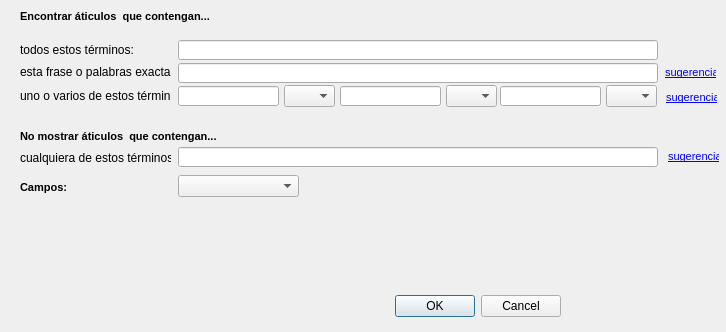
<?xml version="1.0" encoding="UTF-8"?>
<ui version="4.0">
 <class>AvanceSearchDialog</class>
 <widget class="QDialog" name="AvanceSearchDialog">
  <property name="geometry">
   <rect>
    <x>0</x>
    <y>0</y>
    <width>726</width>
    <height>332</height>
   </rect>
  </property>
  <property name="windowTitle">
   <string> Búsqueda avanzada</string>
  </property>
  <widget class="QDialogButtonBox" name="buttonBox">
   <property name="geometry">
    <rect>
     <x>10</x>
     <y>290</y>
     <width>551</width>
     <height>32</height>
    </rect>
   </property>
   <property name="orientation">
    <enum>Qt::Horizontal</enum>
   </property>
   <property name="standardButtons">
    <set>QDialogButtonBox::Cancel|QDialogButtonBox::Ok</set>
   </property>
  </widget>
  <widget class="QLabel" name="label">
   <property name="geometry">
    <rect>
     <x>20</x>
     <y>10</y>
     <width>201</width>
     <height>13</height>
    </rect>
   </property>
   <property name="text">
    <string notr="true">&lt;!DOCTYPE HTML PUBLIC &quot;-//W3C//DTD HTML 4.0//EN&quot; &quot;http://www.w3.org/TR/REC-html40/strict.dtd&quot;&gt;
&lt;html&gt;&lt;head&gt;&lt;meta name=&quot;qrichtext&quot; content=&quot;1&quot; /&gt;&lt;style type=&quot;text/css&quot;&gt;
p, li { white-space: pre-wrap; }
&lt;/style&gt;&lt;/head&gt;&lt;body style=&quot; font-family:'MS Shell Dlg 2'; font-size:8.25pt; font-weight:400; font-style:normal;&quot;&gt;
&lt;p style=&quot; margin-top:0px; margin-bottom:0px; margin-left:0px; margin-right:0px; -qt-block-indent:0; text-indent:0px;&quot;&gt;&lt;span style=&quot; font-size:8pt; font-weight:600;&quot;&gt;Encontrar áticulos  que contengan...&lt;/span&gt;&lt;/p&gt;&lt;/body&gt;&lt;/html&gt;</string>
   </property>
  </widget>
  <widget class="QLabel" name="label_2">
   <property name="geometry">
    <rect>
     <x>20</x>
     <y>40</y>
     <width>171</width>
     <height>20</height>
    </rect>
   </property>
   <property name="text">
    <string notr="true">todos estos términos:</string>
   </property>
  </widget>
  <widget class="QLineEdit" name="lineEdit">
   <property name="geometry">
    <rect>
     <x>178</x>
     <y>40</y>
     <width>480</width>
     <height>20</height>
    </rect>
   </property>
  </widget>
  <widget class="QLabel" name="label_3">
   <property name="geometry">
    <rect>
     <x>20</x>
     <y>64</y>
     <width>151</width>
     <height>16</height>
    </rect>
   </property>
   <property name="text">
    <string notr="true">esta frase o palabras exactas:</string>
   </property>
  </widget>
  <widget class="QLineEdit" name="lineEdit_2">
   <property name="geometry">
    <rect>
     <x>178</x>
     <y>63</y>
     <width>480</width>
     <height>20</height>
    </rect>
   </property>
  </widget>
  <widget class="QLineEdit" name="lineEdit_3">
   <property name="geometry">
    <rect>
     <x>178</x>
     <y>86</y>
     <width>101</width>
     <height>20</height>
    </rect>
   </property>
  </widget>
  <widget class="QLabel" name="label_4">
   <property name="geometry">
    <rect>
     <x>20</x>
     <y>88</y>
     <width>151</width>
     <height>16</height>
    </rect>
   </property>
   <property name="text">
    <string notr="true">uno o varios de estos términos:</string>
   </property>
  </widget>
  <widget class="QComboBox" name="comboBox">
   <property name="geometry">
    <rect>
     <x>284</x>
     <y>85</y>
     <width>51</width>
     <height>22</height>
    </rect>
   </property>
  </widget>
  <widget class="QComboBox" name="comboBox_2">
   <property name="geometry">
    <rect>
     <x>446</x>
     <y>85</y>
     <width>51</width>
     <height>22</height>
    </rect>
   </property>
  </widget>
  <widget class="QLineEdit" name="lineEdit_4">
   <property name="geometry">
    <rect>
     <x>340</x>
     <y>86</y>
     <width>101</width>
     <height>20</height>
    </rect>
   </property>
  </widget>
  <widget class="QComboBox" name="comboBox_3">
   <property name="geometry">
    <rect>
     <x>606</x>
     <y>85</y>
     <width>51</width>
     <height>22</height>
    </rect>
   </property>
  </widget>
  <widget class="QLineEdit" name="lineEdit_5">
   <property name="geometry">
    <rect>
     <x>500</x>
     <y>86</y>
     <width>101</width>
     <height>20</height>
    </rect>
   </property>
  </widget>
  <widget class="QLabel" name="label_5">
   <property name="geometry">
    <rect>
     <x>665</x>
     <y>65</y>
     <width>51</width>
     <height>16</height>
    </rect>
   </property>
   <property name="text">
    <string notr="true">&lt;!DOCTYPE HTML PUBLIC &quot;-//W3C//DTD HTML 4.0//EN&quot; &quot;http://www.w3.org/TR/REC-html40/strict.dtd&quot;&gt;
&lt;html&gt;&lt;head&gt;&lt;meta name=&quot;qrichtext&quot; content=&quot;1&quot; /&gt;&lt;style type=&quot;text/css&quot;&gt;
p, li { white-space: pre-wrap; }
&lt;/style&gt;&lt;/head&gt;&lt;body style=&quot; font-family:'MS Shell Dlg 2'; font-size:8.25pt; font-weight:400; font-style:normal;&quot;&gt;
&lt;p style=&quot; margin-top:0px; margin-bottom:0px; margin-left:0px; margin-right:0px; -qt-block-indent:0; text-indent:0px;&quot;&gt;&lt;a href=&quot;#&quot;&gt;&lt;span style=&quot; text-decoration: underline; color:#0000ff;&quot;&gt;sugerencia&lt;/span&gt;&lt;/a&gt;&lt;/p&gt;&lt;/body&gt;&lt;/html&gt;</string>
   </property>
  </widget>
  <widget class="QLabel" name="label_6">
   <property name="geometry">
    <rect>
     <x>666</x>
     <y>90</y>
     <width>51</width>
     <height>16</height>
    </rect>
   </property>
   <property name="text">
    <string notr="true">&lt;!DOCTYPE HTML PUBLIC &quot;-//W3C//DTD HTML 4.0//EN&quot; &quot;http://www.w3.org/TR/REC-html40/strict.dtd&quot;&gt;
&lt;html&gt;&lt;head&gt;&lt;meta name=&quot;qrichtext&quot; content=&quot;1&quot; /&gt;&lt;style type=&quot;text/css&quot;&gt;
p, li { white-space: pre-wrap; }
&lt;/style&gt;&lt;/head&gt;&lt;body style=&quot; font-family:'MS Shell Dlg 2'; font-size:8.25pt; font-weight:400; font-style:normal;&quot;&gt;
&lt;p style=&quot; margin-top:0px; margin-bottom:0px; margin-left:0px; margin-right:0px; -qt-block-indent:0; text-indent:0px;&quot;&gt;&lt;a href=&quot;#&quot;&gt;&lt;span style=&quot; text-decoration: underline; color:#0000ff;&quot;&gt;sugerencia&lt;/span&gt;&lt;/a&gt;&lt;/p&gt;&lt;/body&gt;&lt;/html&gt;</string>
   </property>
  </widget>
  <widget class="QLabel" name="label_7">
   <property name="geometry">
    <rect>
     <x>20</x>
     <y>130</y>
     <width>201</width>
     <height>13</height>
    </rect>
   </property>
   <property name="text">
    <string notr="true">&lt;!DOCTYPE HTML PUBLIC &quot;-//W3C//DTD HTML 4.0//EN&quot; &quot;http://www.w3.org/TR/REC-html40/strict.dtd&quot;&gt;
&lt;html&gt;&lt;head&gt;&lt;meta name=&quot;qrichtext&quot; content=&quot;1&quot; /&gt;&lt;style type=&quot;text/css&quot;&gt;
p, li { white-space: pre-wrap; }
&lt;/style&gt;&lt;/head&gt;&lt;body style=&quot; font-family:'MS Shell Dlg 2'; font-size:8.25pt; font-weight:400; font-style:normal;&quot;&gt;
&lt;p style=&quot; margin-top:0px; margin-bottom:0px; margin-left:0px; margin-right:0px; -qt-block-indent:0; text-indent:0px;&quot;&gt;&lt;span style=&quot; font-size:8pt; font-weight:600;&quot;&gt;No mostrar áticulos  que contengan...&lt;/span&gt;&lt;/p&gt;&lt;/body&gt;&lt;/html&gt;</string>
   </property>
  </widget>
  <widget class="QLabel" name="label_8">
   <property name="geometry">
    <rect>
     <x>20</x>
     <y>150</y>
     <width>151</width>
     <height>16</height>
    </rect>
   </property>
   <property name="text">
    <string notr="true">cualquiera de estos términos:</string>
   </property>
  </widget>
  <widget class="QLineEdit" name="lineEdit_6">
   <property name="geometry">
    <rect>
     <x>178</x>
     <y>147</y>
     <width>480</width>
     <height>20</height>
    </rect>
   </property>
  </widget>
  <widget class="QLabel" name="label_9">
   <property name="geometry">
    <rect>
     <x>668</x>
     <y>149</y>
     <width>51</width>
     <height>16</height>
    </rect>
   </property>
   <property name="text">
    <string notr="true">&lt;!DOCTYPE HTML PUBLIC &quot;-//W3C//DTD HTML 4.0//EN&quot; &quot;http://www.w3.org/TR/REC-html40/strict.dtd&quot;&gt;
&lt;html&gt;&lt;head&gt;&lt;meta name=&quot;qrichtext&quot; content=&quot;1&quot; /&gt;&lt;style type=&quot;text/css&quot;&gt;
p, li { white-space: pre-wrap; }
&lt;/style&gt;&lt;/head&gt;&lt;body style=&quot; font-family:'MS Shell Dlg 2'; font-size:8.25pt; font-weight:400; font-style:normal;&quot;&gt;
&lt;p style=&quot; margin-top:0px; margin-bottom:0px; margin-left:0px; margin-right:0px; -qt-block-indent:0; text-indent:0px;&quot;&gt;&lt;a href=&quot;#&quot;&gt;&lt;span style=&quot; text-decoration: underline; color:#0000ff;&quot;&gt;sugerencia&lt;/span&gt;&lt;/a&gt;&lt;/p&gt;&lt;/body&gt;&lt;/html&gt;</string>
   </property>
  </widget>
  <widget class="QLabel" name="label_10">
   <property name="geometry">
    <rect>
     <x>20</x>
     <y>180</y>
     <width>131</width>
     <height>16</height>
    </rect>
   </property>
   <property name="text">
    <string notr="true">&lt;!DOCTYPE HTML PUBLIC &quot;-//W3C//DTD HTML 4.0//EN&quot; &quot;http://www.w3.org/TR/REC-html40/strict.dtd&quot;&gt;
&lt;html&gt;&lt;head&gt;&lt;meta name=&quot;qrichtext&quot; content=&quot;1&quot; /&gt;&lt;style type=&quot;text/css&quot;&gt;
p, li { white-space: pre-wrap; }
&lt;/style&gt;&lt;/head&gt;&lt;body style=&quot; font-family:'MS Shell Dlg 2'; font-size:8.25pt; font-weight:400; font-style:normal;&quot;&gt;
&lt;p style=&quot; margin-top:0px; margin-bottom:0px; margin-left:0px; margin-right:0px; -qt-block-indent:0; text-indent:0px;&quot;&gt;&lt;span style=&quot; font-weight:600;&quot;&gt;Campos:&lt;/span&gt;&lt;/p&gt;&lt;/body&gt;&lt;/html&gt;</string>
   </property>
  </widget>
  <widget class="QComboBox" name="comboBox_4">
   <property name="geometry">
    <rect>
     <x>178</x>
     <y>175</y>
     <width>121</width>
     <height>22</height>
    </rect>
   </property>
  </widget>
 </widget>
 <resources/>
 <connections>
  <connection>
   <sender>buttonBox</sender>
   <signal>accepted()</signal>
   <receiver>AvanceSearchDialog</receiver>
   <slot>accept()</slot>
   <hints>
    <hint type="sourcelabel">
     <x>248</x>
     <y>254</y>
    </hint>
    <hint type="destinationlabel">
     <x>157</x>
     <y>274</y>
    </hint>
   </hints>
  </connection>
  <connection>
   <sender>buttonBox</sender>
   <signal>rejected()</signal>
   <receiver>AvanceSearchDialog</receiver>
   <slot>reject()</slot>
   <hints>
    <hint type="sourcelabel">
     <x>316</x>
     <y>260</y>
    </hint>
    <hint type="destinationlabel">
     <x>286</x>
     <y>274</y>
    </hint>
   </hints>
  </connection>
 </connections>
</ui>
